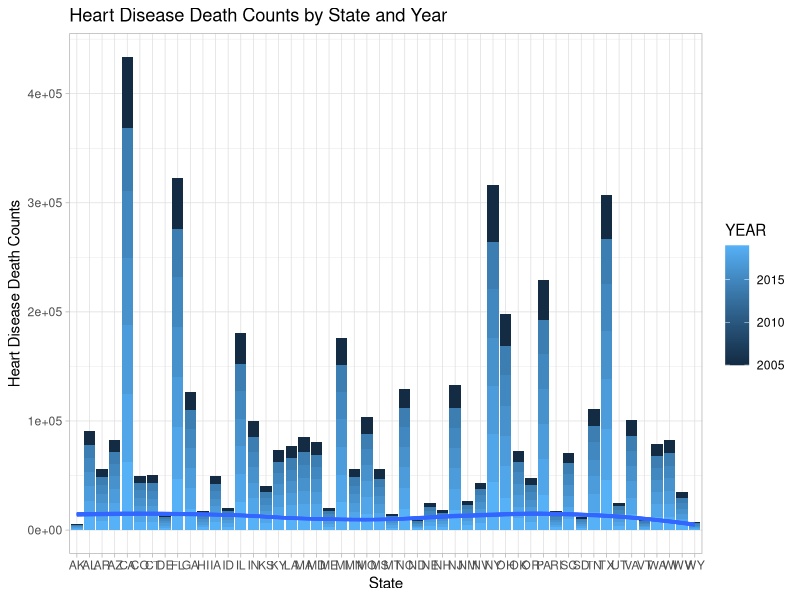
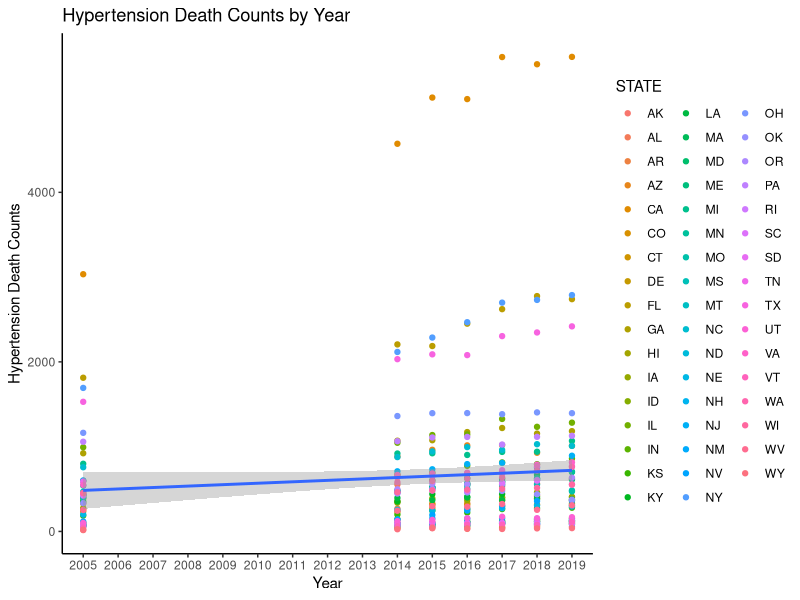
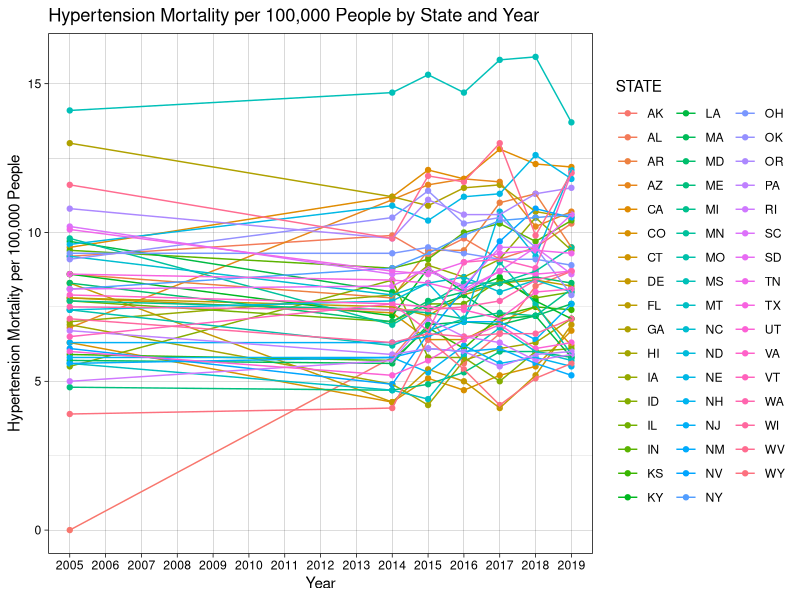

The R script that drew these images, in order:
## ---- chunk 1
knitr::opts_chunk$set(echo = TRUE, eval = TRUE, fig.align = "center", warning = F, message = F,
tidy=TRUE, tidy.opts=list(width.cutoff=60), R.options=list(max.print=100))
## ---- chunk 2

install.packages('KableExtra', dependencies=TRUE, repos='http://cran.rstudio.com/')

library(kableExtra)
library(tidyverse)
library(dplyr)

Hypertension_mortality_by_state <- read_csv("Hypertension_mortality_by_state.csv")
Heart_disease_mortality_by_state <- read_csv("Heart_disease_mortality_by_state.csv")
## ---- chunk 3
Heart_disease_mortality_by_state <- Heart_disease_mortality_by_state %>% pivot_wider(names_from = STATE, values_from = RATE)
Hypertension_mortality_by_state <- Hypertension_mortality_by_state %>% pivot_wider(names_from = STATE, values_from = RATE)

Heart_disease_mortality_by_state <- Heart_disease_mortality_by_state %>% pivot_longer(4:54, names_to = "STATE", values_to = "Heart_Disease_Mortality_per_100000_People", values_drop_na = TRUE)
Hypertension_mortality_by_state <- Hypertension_mortality_by_state %>% pivot_longer(4:54, names_to = "STATE", values_to = "Hypertension_Mortality_per_100000_People", values_drop_na = TRUE)
## ---- chunk 4
#Cleaning up/removing unnecessary columns
Heart_disease_mortality_by_state <- Heart_disease_mortality_by_state %>% rename(Heart_Disease_Deaths = "DEATHS") %>% select(.,-URL)
Hypertension_mortality_by_state <- Hypertension_mortality_by_state %>% rename(Hypertension_Deaths = "DEATHS") %>% select(.,-URL)

## ---- chunk 5
#Inner Join by STATE and YEAR. The variable that I'm particularly interested in is STATE, but YEAR is also possible.
Mortality_joined <- inner_join(Heart_disease_mortality_by_state, Hypertension_mortality_by_state, by = c("STATE" = "STATE", "YEAR" = "YEAR"))

#Reorganize columns
Mortality_joined <- Mortality_joined[c("YEAR", "STATE", "Heart_Disease_Deaths", "Heart_Disease_Mortality_per_100000_People", "Hypertension_Deaths", "Hypertension_Mortality_per_100000_People")]
## ---- chunk 6
#Number of unique ID's (STATE,YEAR) in each dataset
Heart_disease_mortality_by_state %>% n_distinct()
Hypertension_mortality_by_state %>% n_distinct()
## ---- chunk 7
#Total number of observations in each dataset
Heart_disease_mortality_by_state %>% nrow()
Hypertension_mortality_by_state %>% nrow()
## ---- chunk 8
#ID's (STATE,YEAR) that appear in one dataset but not the other
anti_join(Heart_disease_mortality_by_state, Hypertension_mortality_by_state) %>% n_distinct()
anti_join(Hypertension_mortality_by_state, Heart_disease_mortality_by_state) %>% n_distinct()


nrow(Mortality_joined)

350-350
## ---- chunk 9
#Core dplyr functions
Mortality_joined %>% filter(STATE == "AL")

Mortality_joined %>% select(STATE,`Heart_Disease_Deaths`)

Mortality_joined %>% arrange(desc('Heart_Disease_Mortality_per_100000_People'))

Mortality_joined %>% group_by(STATE)

Mortality_joined %>% mutate(Heart_Disease_Mortality_per_10000_People = (Heart_Disease_Mortality_per_100000_People)/10)

Mortality_joined %>% mutate(Hypertension_Mortality_per_10000_People = (Hypertension_Mortality_per_100000_People)/10)

Mortality_joined %>% summarize(mean(Heart_Disease_Deaths > 5000))

Mortality_joined %>% filter(str_detect(STATE,"^A"))

## ---- chunk 10
#5 Unique Dplyr Summary Statistics Functions
Mortality_joined %>% summarize_at(c("Heart_Disease_Deaths", "Heart_Disease_Mortality_per_100000_People", "Hypertension_Deaths", "Hypertension_Mortality_per_100000_People"), mean)
  
Mortality_joined %>% summarize_at(c("Heart_Disease_Deaths", "Heart_Disease_Mortality_per_100000_People", "Hypertension_Deaths", "Hypertension_Mortality_per_100000_People"), sd)

Mortality_joined %>% summarize_at(c("Heart_Disease_Deaths", "Heart_Disease_Mortality_per_100000_People", "Hypertension_Deaths", "Hypertension_Mortality_per_100000_People"), min)

Mortality_joined %>% summarize_at(c("Heart_Disease_Deaths", "Heart_Disease_Mortality_per_100000_People", "Hypertension_Deaths", "Hypertension_Mortality_per_100000_People"), max)

Mortality_joined %>% summarize_at(c("Heart_Disease_Deaths", "Heart_Disease_Mortality_per_100000_People", "Hypertension_Deaths", "Hypertension_Mortality_per_100000_People"), median)
## ---- chunk 11
#2 functions using Group by categorical variable
Mortality_joined %>% group_by(STATE, YEAR) %>% summarize_at(c("Heart_Disease_Deaths", "Heart_Disease_Mortality_per_100000_People", "Hypertension_Deaths", "Hypertension_Mortality_per_100000_People"), mean)
  
Mortality_joined %>% group_by(YEAR) %>% summarize_at(c("Heart_Disease_Deaths", "Heart_Disease_Mortality_per_100000_People", "Hypertension_Deaths", "Hypertension_Mortality_per_100000_People"), sd)

#define my own function
Per_10000 <- function(x) {
  value <- x/10
  return(value)
}

Mortality_joined %>% group_by(STATE) %>% summarize(Heart_Disease_Mortality_per_10000_People = Per_10000(Heart_Disease_Mortality_per_100000_People))

#n() inside group_by
Mortality_joined %>% group_by(STATE) %>% summarize(Heart_Disease_and_Hypertension_Count = n())
Mortality_joined %>% group_by(YEAR) %>% summarize(Heart_Disease_and_Hypertension_Count = n())

#table using kable

Mortality_joined %>% group_by(YEAR) %>% summarize_at(c("Heart_Disease_Deaths", "Heart_Disease_Mortality_per_100000_People", "Hypertension_Deaths", "Hypertension_Mortality_per_100000_People"), sd) %>% kbl(caption = "Heart Disease and Hypertension Statistics by Year", col.names = c("Year", "Heart Disease Deaths", "Heart Disease Deaths per 100,000 People", "Hypertension Deaths", "Hypertension Deaths per 100,000 People"), align=rep('c')) %>% kable_material_dark()

#table using pivot_wider that can be used to make a table using kable package
Mortality_joined %>% pivot_wider(names_from = YEAR, values_from = Heart_Disease_Deaths)
## ---- chunk 12
library(ggplot2)
ggplot(Mortality_joined, aes(x = STATE, y = Heart_Disease_Deaths, fill = YEAR)) + 
  geom_bar(aes(x = STATE, y = Heart_Disease_Deaths, position = "fill"), stat = "identity") + 
  geom_smooth(aes(group = YEAR), method = "loess", se=F) +
  scale_y_continuous(breaks = seq(0,600000, by = 100000)) + 
  ggtitle("Heart Disease Death Counts by State and Year") + 
  ylab("Heart Disease Death Counts") + 
  xlab("State") +
  theme_light()

#color = as.factor(YEAR)


## ---- chunk 13
ggplot(Mortality_joined, aes(x = YEAR, y = Hypertension_Deaths)) + 
  geom_point(aes(color = STATE,stat = "identity")) + 
  geom_smooth(method = "lm") +
  scale_x_discrete(limits = c(2005:2019)) +
  ggtitle("Hypertension Death Counts by Year") + 
  ylab("Hypertension Death Counts") + 
  xlab("Year") +
  theme_classic()
## ---- chunk 14
ggplot(Mortality_joined, aes(x = YEAR, y = Hypertension_Mortality_per_100000_People)) + 
  geom_point(aes(color = STATE,stat = "identity")) +
  geom_line(aes(group = STATE, color = STATE), method = "loess", se=F) +
  scale_x_discrete(limits = c(2005:2019)) +
  ggtitle("Hypertension Mortality per 100,000 People by State and Year") + 
  ylab("Hypertension Mortality per 100,000 People") + 
  xlab("Year") +
  theme_linedraw()
